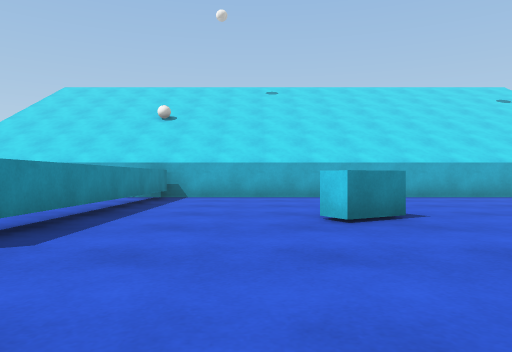
View 1 (above)

16 first-person views from a walk through a scene from a Unity 3-D project. The camera is 0.55 m above the floor, looks level and sees 70° across. The floor is counted in squares, 1 m on a side. Each view is taken from the middle of a square. On the plan, view 1 faces up. The plan holds only what a view shows up to about 9 squares ahead; the rest is blank. The place goes on beyond the plan. The player character is not drawn. Surface patterns are stand-ins for the level's own textures.

View 2
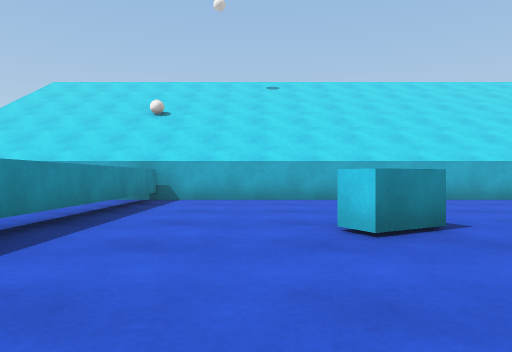

View 3
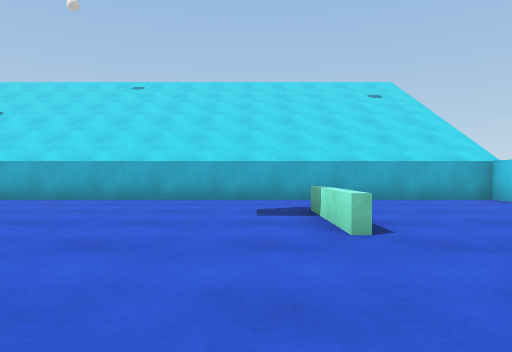

View 4
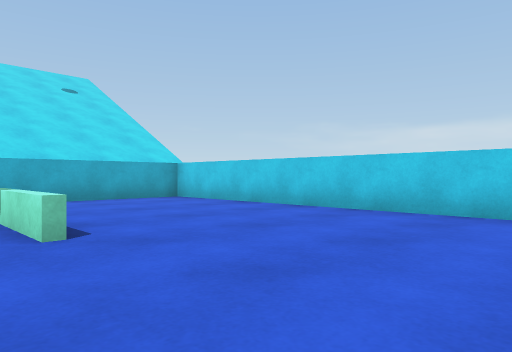

View 5
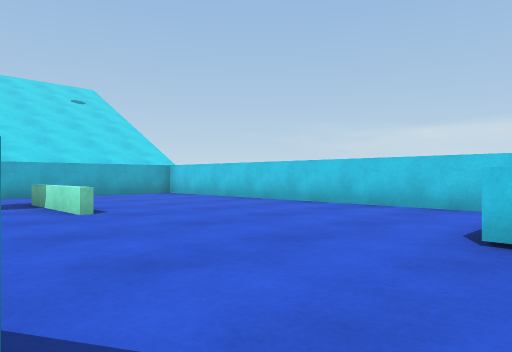

View 6
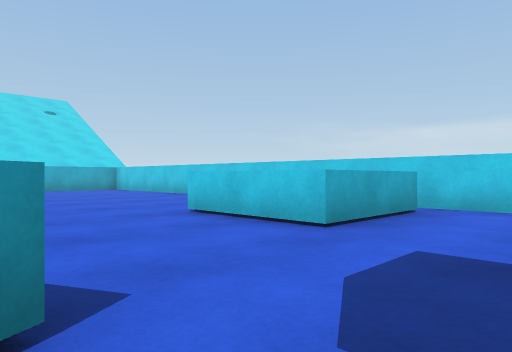

View 7
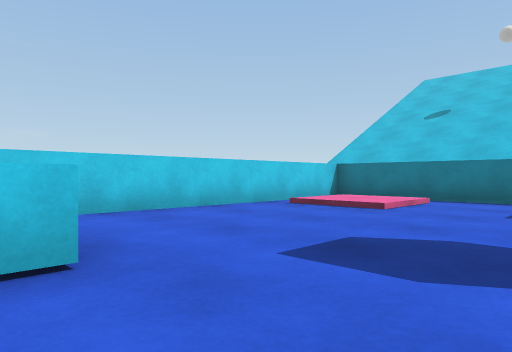

View 8
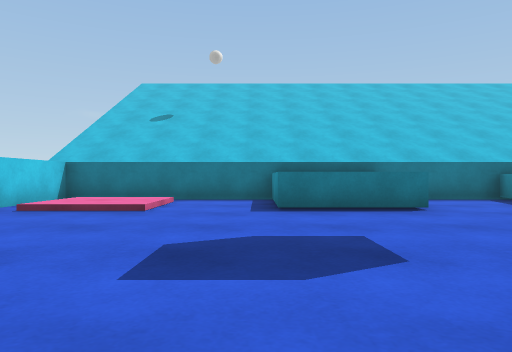

View 9
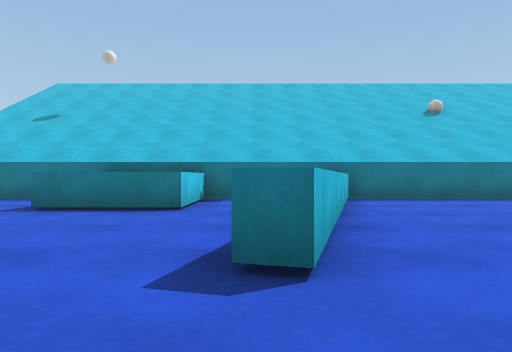

View 10
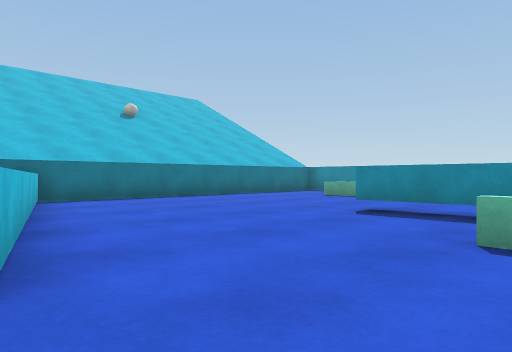

View 11
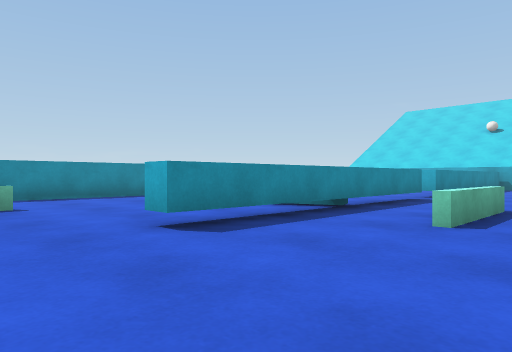

View 12
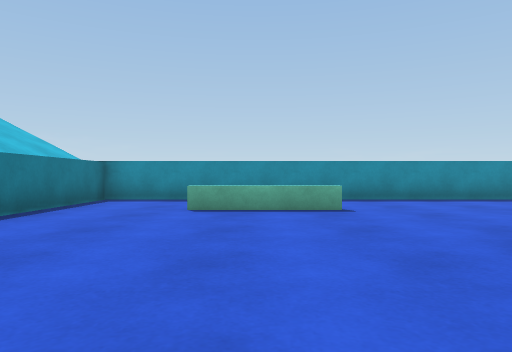

View 13
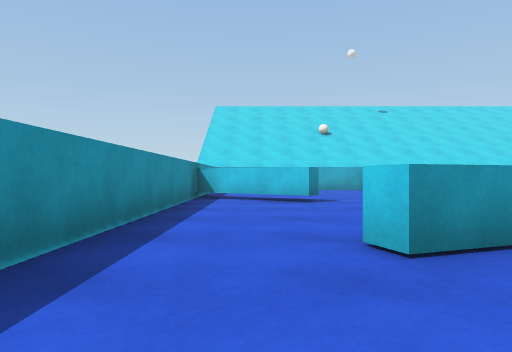

View 14
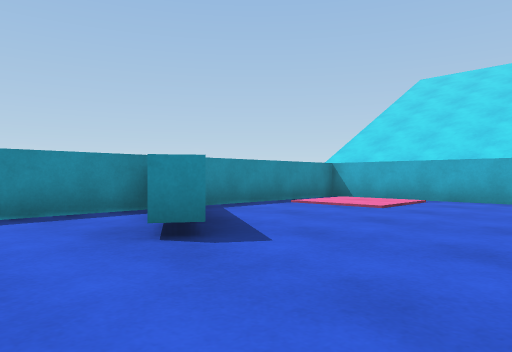

View 15
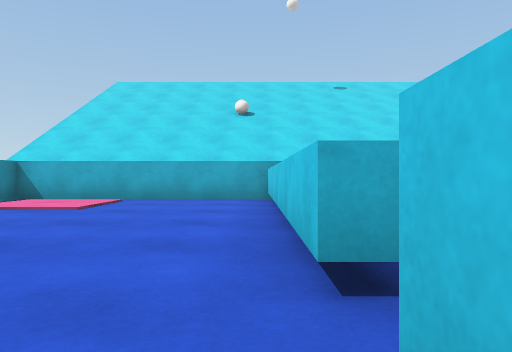

View 16
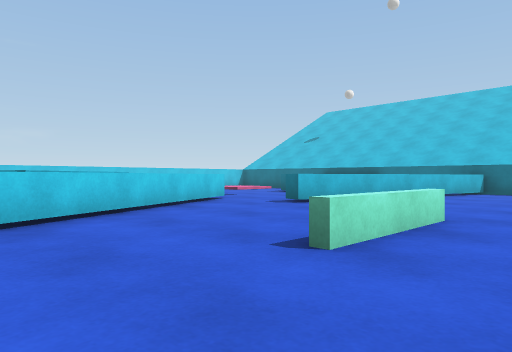

### Floor plan
Key: @ floor where view 1 was taken; # wall or solid block; . main floor; : floor 0.05 m higher than the main floor; + floor 0.1 m higher than the main floor; = window, fence, low wall or low ledge; ^ raised ledge; B cyan block.
Columns run from 9 left of view 1 to 12 right of it. Each row starts with its distance up from view 1.
 10 ######################
  9 #......^.............#
  8 #.::...^.............#
  7 #.::...^........=....#
  6 #......^........=....#
  5 #......^..BB....=....#
  4 #^^....^.............#
  3 #.^^...^.... ........#
  2 #..........^  .......#
  1 #......^....^ .......#
  0 #...  .^.@..^^^...^^.#
 -1 #...  ^^.=...^....^  #
 -2 #..^^^^^.=...^ ...^  #
 -3 #......^.=....^...^^.#
 -4 #......^....^........#
 -5 #...........^........#
 -6 #  =.......^.........#
 -7 #  =.......^.........#
 -8 # .=.......^..^^..++.#
 -9 #.........^^.^ ^..++.#
-10 #.........^..^ ^.....#
-11 #####################

Positions as (right, up) in squares from view 1, and headings:
1: (0, 0), facing up
2: (0, 1), facing up
3: (6, 1), facing up
4: (6, 1), facing up-right
5: (5, -1), facing up-right
6: (5, -5), facing up-right
7: (6, -2), facing down-right
8: (7, -2), facing down
9: (3, -2), facing down
10: (3, -2), facing down-left
11: (1, -7), facing up-left
12: (0, -7), facing left
13: (-7, -5), facing up
14: (-3, 1), facing up-left
15: (-3, 1), facing up
16: (-2, 2), facing down-right
